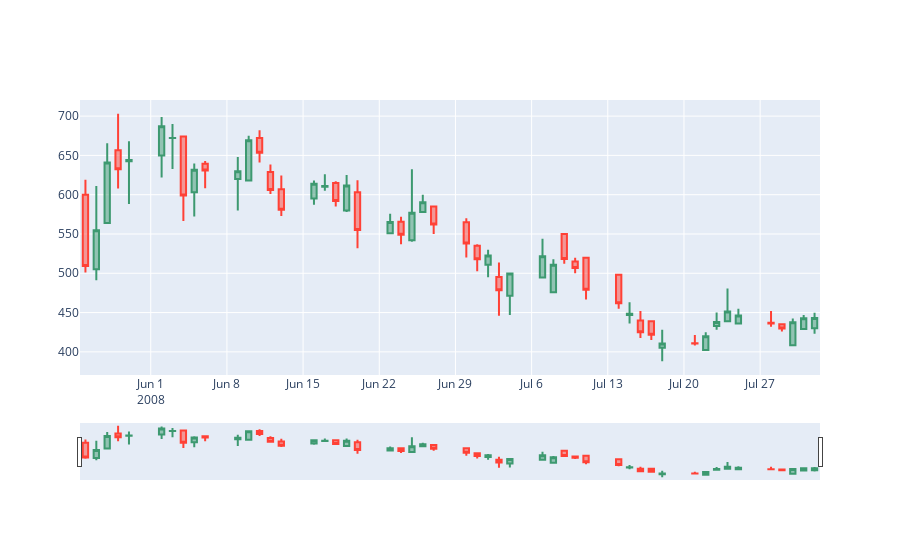

Notebook code cell kept with this figure:
### Code cell
## Candlestick/OHLC plot
go.Figure(data= [go.Candlestick(x=dataframe.index[0:50], open= dataframe['Open'][0:50], high= dataframe['High'][0:50],close= dataframe['Close'][0:50], low= dataframe['Low'][0:50] )])
